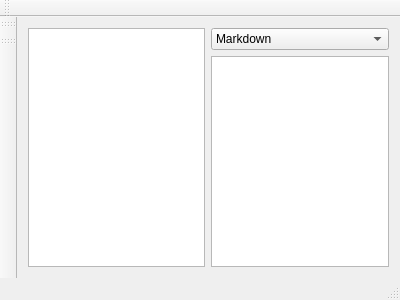
<?xml version="1.0" encoding="UTF-8"?>
<ui version="4.0">
 <class>MainWindow</class>
 <widget class="QMainWindow" name="MainWindow">
  <property name="geometry">
   <rect>
    <x>0</x>
    <y>0</y>
    <width>400</width>
    <height>300</height>
   </rect>
  </property>
  <property name="windowTitle">
   <string>MainWindow</string>
  </property>
  <widget class="QWidget" name="centralWidget">
   <layout class="QHBoxLayout" name="horizontalLayout_2">
    <item>
     <widget class="QTextEdit" name="textEdit">
      <property name="html">
       <string>&lt;!DOCTYPE HTML PUBLIC &quot;-//W3C//DTD HTML 4.0//EN&quot; &quot;http://www.w3.org/TR/REC-html40/strict.dtd&quot;&gt;
&lt;html&gt;&lt;head&gt;&lt;meta name=&quot;qrichtext&quot; content=&quot;1&quot; /&gt;&lt;style type=&quot;text/css&quot;&gt;
p, li { white-space: pre-wrap; }
&lt;/style&gt;&lt;/head&gt;&lt;body style=&quot; font-family:'Noto Sans CJK SC'; font-size:10.5pt; font-weight:400; font-style:normal;&quot;&gt;
&lt;p style=&quot;-qt-paragraph-type:empty; margin-top:0px; margin-bottom:0px; margin-left:0px; margin-right:0px; -qt-block-indent:0; text-indent:0px;&quot;&gt;&lt;br /&gt;&lt;/p&gt;&lt;/body&gt;&lt;/html&gt;</string>
      </property>
     </widget>
    </item>
    <item>
     <layout class="QVBoxLayout" name="verticalLayout">
      <item>
       <widget class="QComboBox" name="comboBox">
        <property name="currentText">
         <string>Markdown</string>
        </property>
        <item>
         <property name="text">
          <string>Markdown</string>
         </property>
        </item>
        <item>
         <property name="text">
          <string>Html</string>
         </property>
        </item>
       </widget>
      </item>
      <item>
       <widget class="QTextBrowser" name="textBrowser_2"/>
      </item>
     </layout>
    </item>
   </layout>
  </widget>
  <widget class="QMenuBar" name="menuBar">
   <property name="geometry">
    <rect>
     <x>0</x>
     <y>0</y>
     <width>400</width>
     <height>36</height>
    </rect>
   </property>
  </widget>
  <widget class="QToolBar" name="mainToolBar">
   <attribute name="toolBarArea">
    <enum>TopToolBarArea</enum>
   </attribute>
   <attribute name="toolBarBreak">
    <bool>false</bool>
   </attribute>
  </widget>
  <widget class="QStatusBar" name="statusBar"/>
  <widget class="QToolBar" name="toolBar">
   <property name="windowTitle">
    <string>toolBar</string>
   </property>
   <attribute name="toolBarArea">
    <enum>LeftToolBarArea</enum>
   </attribute>
   <attribute name="toolBarBreak">
    <bool>false</bool>
   </attribute>
  </widget>
  <widget class="QToolBar" name="toolBar_2">
   <property name="windowTitle">
    <string>toolBar_2</string>
   </property>
   <attribute name="toolBarArea">
    <enum>LeftToolBarArea</enum>
   </attribute>
   <attribute name="toolBarBreak">
    <bool>false</bool>
   </attribute>
  </widget>
 </widget>
 <layoutdefault spacing="6" margin="11"/>
 <resources/>
 <connections/>
</ui>
